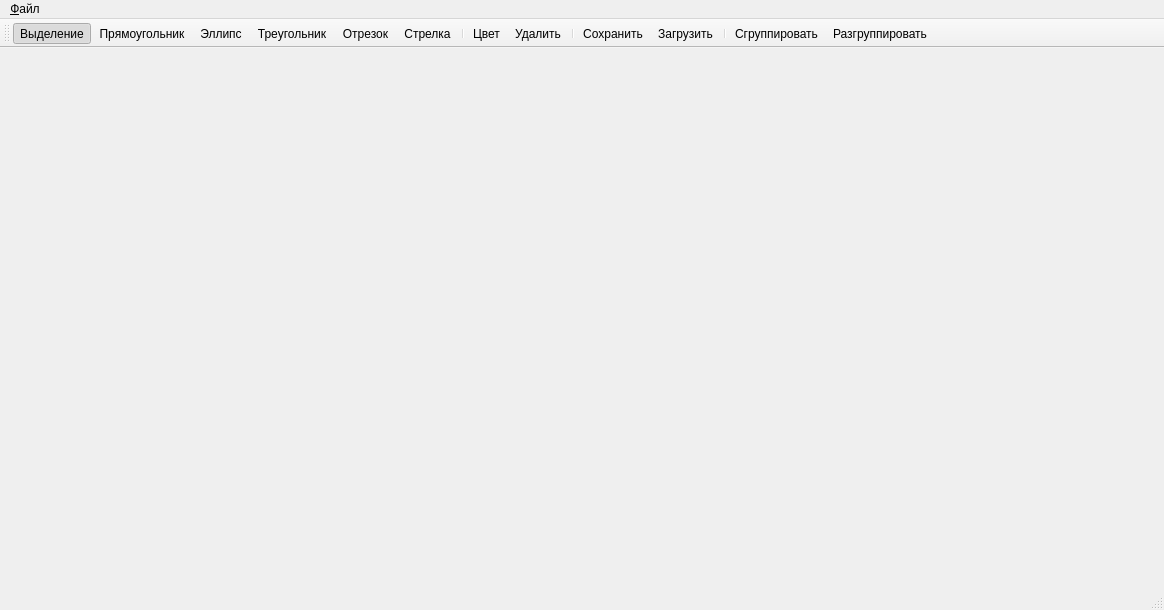
<?xml version="1.0" encoding="UTF-8"?>
<ui version="4.0">
 <class>MainWindow</class>
 <widget class="QMainWindow" name="MainWindow">
  <property name="geometry">
   <rect>
    <x>0</x>
    <y>0</y>
    <width>1164</width>
    <height>610</height>
   </rect>
  </property>
  <property name="windowTitle">
   <string>MainWindow</string>
  </property>
  <widget class="QWidget" name="centralwidget">
   <widget class="PaintAreaWidget" name="paintArea" native="true">
    <property name="geometry">
     <rect>
      <x>29</x>
      <y>19</y>
      <width>991</width>
      <height>501</height>
     </rect>
    </property>
   </widget>
  </widget>
  <widget class="QMenuBar" name="menubar">
   <property name="geometry">
    <rect>
     <x>0</x>
     <y>0</y>
     <width>1164</width>
     <height>25</height>
    </rect>
   </property>
   <widget class="QMenu" name="menu">
    <property name="title">
     <string>&amp;Файл</string>
    </property>
    <widget class="QMenu" name="menu_2">
     <property name="title">
      <string>&amp;Правка</string>
     </property>
     <addaction name="actionDelete"/>
     <addaction name="actionSelectAll"/>
    </widget>
    <widget class="QMenu" name="menu_3">
     <property name="title">
      <string>&amp;Вид</string>
     </property>
     <addaction name="actionChangeColor"/>
    </widget>
    <widget class="QMenu" name="menu_4">
     <property name="title">
      <string>&amp;Инструменты</string>
     </property>
     <addaction name="actionSelectTool"/>
     <addaction name="actionRectangleTool"/>
     <addaction name="actionEllipseTool"/>
     <addaction name="actionTriangleTool"/>
     <addaction name="actionLineTool"/>
    </widget>
    <addaction name="menu_2"/>
    <addaction name="menu_3"/>
    <addaction name="menu_4"/>
    <addaction name="actionExit"/>
   </widget>
   <addaction name="menu"/>
  </widget>
  <widget class="QStatusBar" name="statusbar"/>
  <widget class="QToolBar" name="toolBar">
   <property name="windowTitle">
    <string>toolBar</string>
   </property>
   <attribute name="toolBarArea">
    <enum>TopToolBarArea</enum>
   </attribute>
   <attribute name="toolBarBreak">
    <bool>false</bool>
   </attribute>
   <addaction name="actionSelectTool"/>
   <addaction name="actionRectangleTool"/>
   <addaction name="actionEllipseTool"/>
   <addaction name="actionTriangleTool"/>
   <addaction name="actionLineTool"/>
   <addaction name="actionArrowTool"/>
   <addaction name="separator"/>
   <addaction name="actionChangeColor"/>
   <addaction name="actionDelete"/>
   <addaction name="separator"/>
   <addaction name="actionSave"/>
   <addaction name="actionLoad"/>
   <addaction name="separator"/>
   <addaction name="actionGroup"/>
   <addaction name="actionUngroup"/>
  </widget>
  <action name="actionExit">
   <property name="text">
    <string>Выход</string>
   </property>
   <property name="shortcut">
    <string>Ctrl+Q</string>
   </property>
  </action>
  <action name="actionDelete">
   <property name="text">
    <string>Удалить</string>
   </property>
   <property name="shortcut">
    <string>Del</string>
   </property>
  </action>
  <action name="actionSelectAll">
   <property name="text">
    <string>Выделить всё</string>
   </property>
   <property name="shortcut">
    <string>Ctrl+A</string>
   </property>
  </action>
  <action name="actionChangeColor">
   <property name="text">
    <string>Цвет</string>
   </property>
   <property name="shortcut">
    <string>Ctrl+C</string>
   </property>
  </action>
  <action name="actionSelectTool">
   <property name="checkable">
    <bool>true</bool>
   </property>
   <property name="checked">
    <bool>true</bool>
   </property>
   <property name="text">
    <string>Выделение</string>
   </property>
   <property name="shortcut">
    <string>S</string>
   </property>
  </action>
  <action name="actionRectangleTool">
   <property name="checkable">
    <bool>true</bool>
   </property>
   <property name="text">
    <string>Прямоугольник</string>
   </property>
   <property name="shortcut">
    <string>R</string>
   </property>
  </action>
  <action name="actionEllipseTool">
   <property name="checkable">
    <bool>true</bool>
   </property>
   <property name="text">
    <string>Эллипс</string>
   </property>
   <property name="shortcut">
    <string>C</string>
   </property>
  </action>
  <action name="actionTriangleTool">
   <property name="checkable">
    <bool>true</bool>
   </property>
   <property name="text">
    <string>Треугольник</string>
   </property>
   <property name="shortcut">
    <string>T</string>
   </property>
  </action>
  <action name="actionLineTool">
   <property name="checkable">
    <bool>true</bool>
   </property>
   <property name="text">
    <string>Отрезок</string>
   </property>
   <property name="shortcut">
    <string>L</string>
   </property>
  </action>
  <action name="actionSave">
   <property name="text">
    <string>Сохранить</string>
   </property>
   <property name="shortcut">
    <string>Ctrl+S</string>
   </property>
   <property name="menuRole">
    <enum>QAction::MenuRole::NoRole</enum>
   </property>
  </action>
  <action name="actionLoad">
   <property name="text">
    <string>Загрузить</string>
   </property>
   <property name="menuRole">
    <enum>QAction::MenuRole::NoRole</enum>
   </property>
  </action>
  <action name="actionGroup">
   <property name="text">
    <string>Сгруппировать</string>
   </property>
   <property name="menuRole">
    <enum>QAction::MenuRole::NoRole</enum>
   </property>
  </action>
  <action name="actionUngroup">
   <property name="text">
    <string>Разгруппировать</string>
   </property>
   <property name="menuRole">
    <enum>QAction::MenuRole::NoRole</enum>
   </property>
  </action>
  <action name="actionArrowTool">
   <property name="text">
    <string>Стрелка</string>
   </property>
   <property name="menuRole">
    <enum>QAction::MenuRole::NoRole</enum>
   </property>
  </action>
 </widget>
 <customwidgets>
  <customwidget>
   <class>PaintAreaWidget</class>
   <extends>QWidget</extends>
   <header>paintareawidget.h</header>
   <container>1</container>
  </customwidget>
 </customwidgets>
 <resources/>
 <connections/>
</ui>
